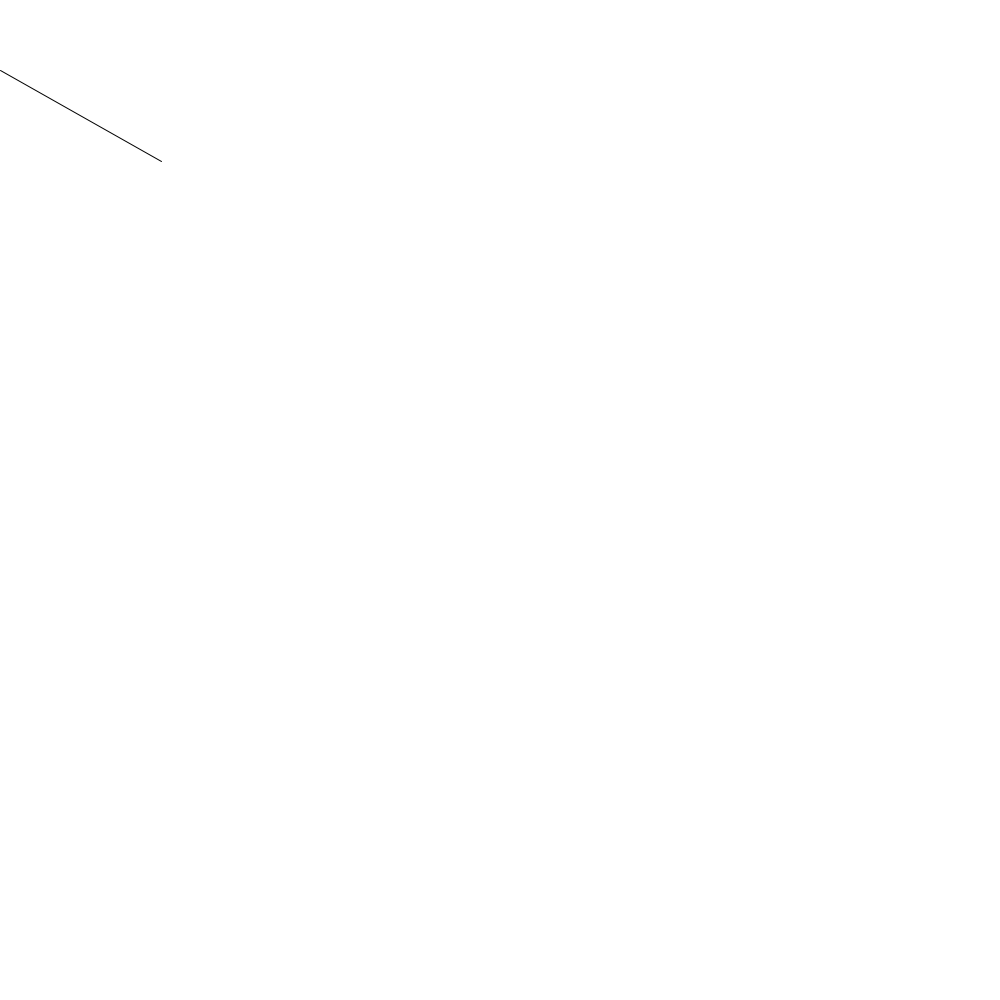
Frame 1 (no input)
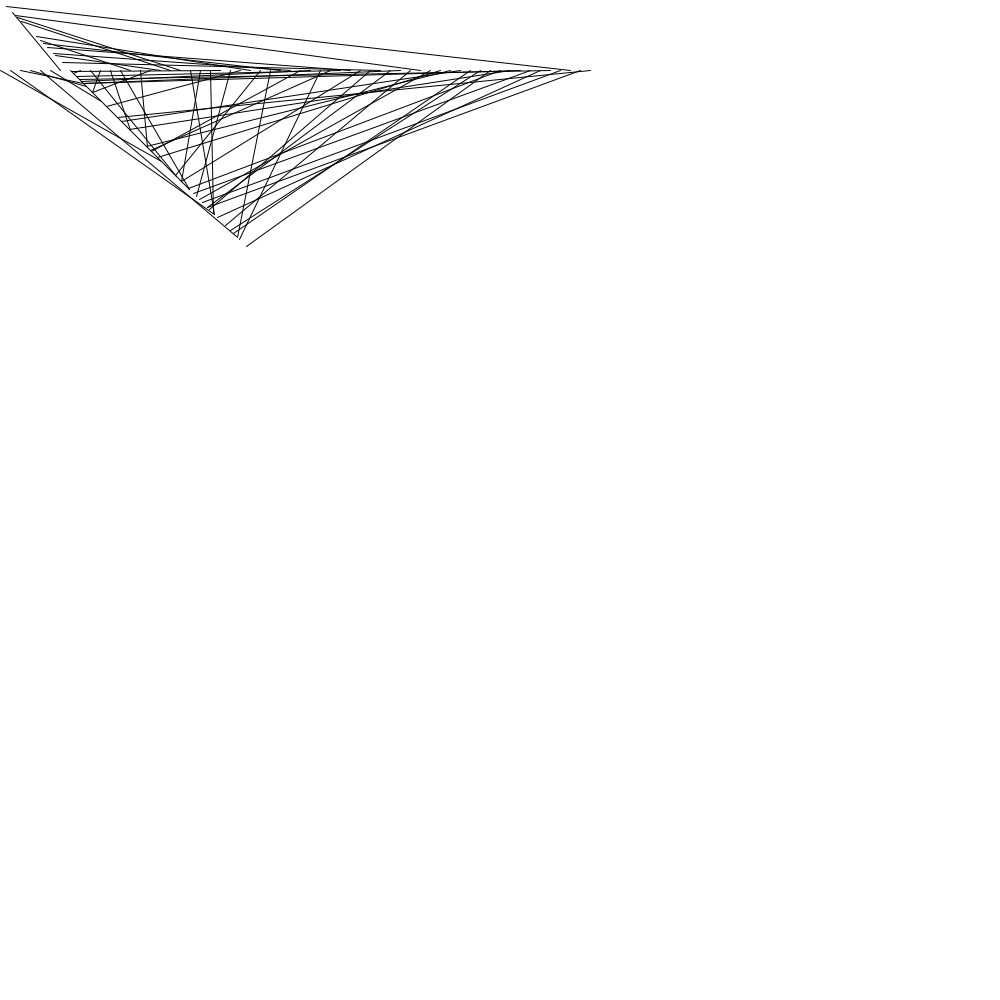
Frame 60 (the mouse pressed at the canvas centre just before this capture)
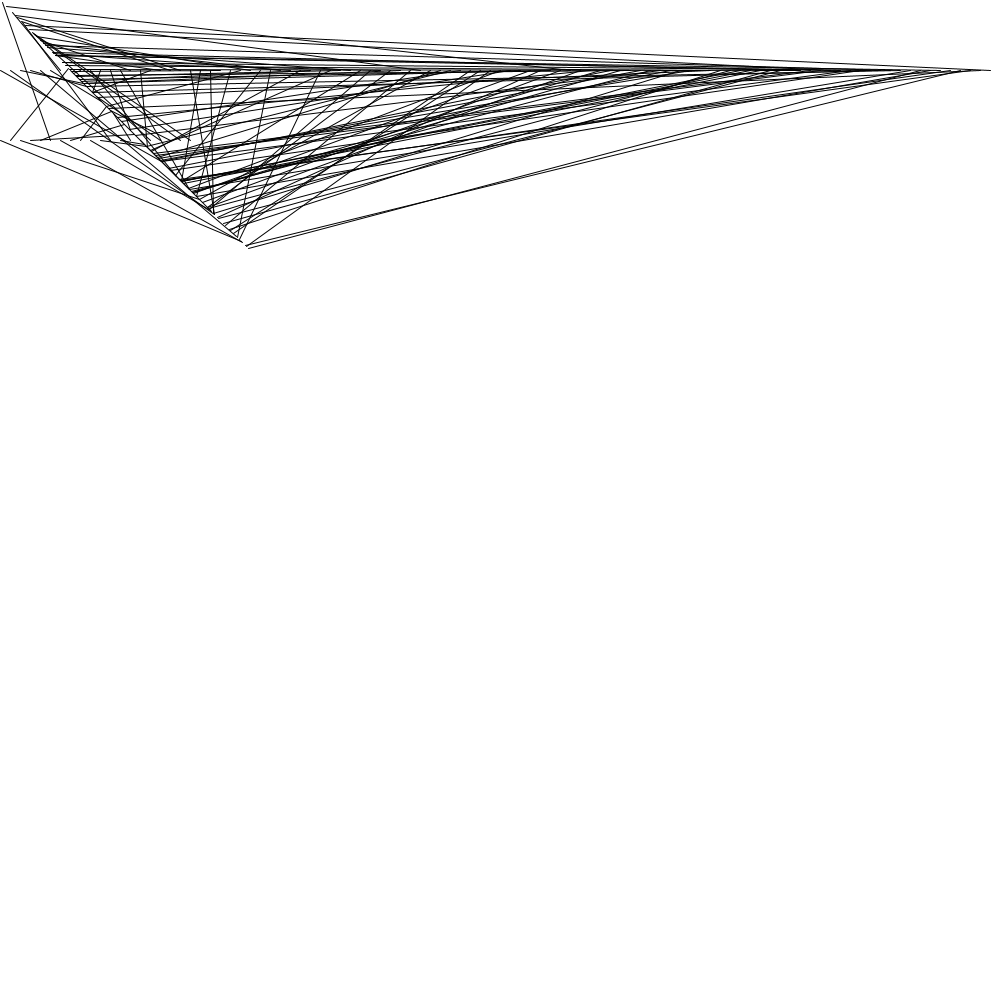
Frame 120 (the mouse held since frame 60 and released just before this capture)

The Processing sketch that drew these frames (run headless with seeded random() and noise(); from frame 60 on, the mouse is pressed at the canvas centre):

// Processing sketch: Sonido
// ── Sonido.pde
int x=0;
int y=70;

float radio;

void setup() {
  size(1000, 1000);
  background(255);
  //noStroke();
  //frameRate(10);
}

void draw() {
  //Número provisional para reemplazarlo por una onda de sonido
  float numaleatorio = random (0, 1);
  radio = (numaleatorio * width/4);

  fill (random(100), random(80), random(200));
  line(x, y, radio, radio);
  x += 10;
  //controlar el dibujo en el eje horizontal

  if (x >= width) {
    x = 0;
    y = y + 70;
  }
  if (y > height) {
    background(255);
    y= 70;
    //controlar el dibujo en el eje vertical
  }
}
